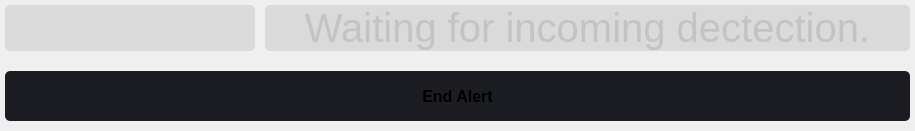
                     <widget class="QWidget" name="page_home">
                      <layout class="QVBoxLayout" name="verticalLayout">
                       <property name="spacing">
                        <number>0</number>
                       </property>
                       <property name="margin">
                        <number>0</number>
                       </property>
                       <item>
                        <widget class="QFrame" name="frame_home_top">
                         <property name="sizePolicy">
                          <sizepolicy hsizetype="Preferred" vsizetype="Preferred">
                           <horstretch>0</horstretch>
                           <verstretch>0</verstretch>
                          </sizepolicy>
                         </property>
                         <property name="frameShadow">
                          <enum>QFrame::Raised</enum>
                         </property>
                         <layout class="QHBoxLayout" name="horizontalLayout">
                          <property name="spacing">
                           <number>10</number>
                          </property>
                          <property name="leftMargin">
                           <number>5</number>
                          </property>
                          <property name="topMargin">
                           <number>5</number>
                          </property>
                          <property name="rightMargin">
                           <number>5</number>
                          </property>
                          <property name="bottomMargin">
                           <number>10</number>
                          </property>
                          <item>
                           <widget class="QLabel" name="label_home_mini_map">
                            <property name="minimumSize">
                             <size>
                              <width>250</width>
                              <height>0</height>
                             </size>
                            </property>
                            <property name="maximumSize">
                             <size>
                              <width>400</width>
                              <height>16777215</height>
                             </size>
                            </property>
                            <property name="styleSheet">
                             <string notr="true">QLabel{
	background-color: rgb(218, 218, 218);
    border-radius: 5px;
}</string>
                            </property>
                            <property name="frameShape">
                             <enum>QFrame::Box</enum>
                            </property>
                            <property name="lineWidth">
                             <number>2</number>
                            </property>
                            <property name="scaledContents">
                             <bool>true</bool>
                            </property>
                            <property name="alignment">
                             <set>Qt::AlignCenter</set>
                            </property>
                            <property name="margin">
                             <number>5</number>
                            </property>
                           </widget>
                          </item>
                          <item>
                           <widget class="QLabel" name="label_home_display">
                            <property name="minimumSize">
                             <size>
                              <width>645</width>
                              <height>0</height>
                             </size>
                            </property>
                            <property name="font">
                             <font>
                              <pointsize>30</pointsize>
                             </font>
                            </property>
                            <property name="styleSheet">
                             <string notr="true">QLabel{
	color: rgb(195, 195, 195);
	background-color: rgb(218, 218, 218);
    border-radius: 5px;
}</string>
                            </property>
                            <property name="frameShape">
                             <enum>QFrame::Box</enum>
                            </property>
                            <property name="lineWidth">
                             <number>2</number>
                            </property>
                            <property name="text">
                             <string>Waiting for incoming dectection.</string>
                            </property>
                            <property name="scaledContents">
                             <bool>true</bool>
                            </property>
                            <property name="alignment">
                             <set>Qt::AlignCenter</set>
                            </property>
                            <property name="margin">
                             <number>5</number>
                            </property>
                            <property name="indent">
                             <number>-1</number>
                            </property>
                           </widget>
                          </item>
                         </layout>
                        </widget>
                       </item>
                       <item>
                        <widget class="QFrame" name="frame_home_bot">
                         <property name="minimumSize">
                          <size>
                           <width>0</width>
                           <height>70</height>
                          </size>
                         </property>
                         <property name="maximumSize">
                          <size>
                           <width>16777215</width>
                           <height>70</height>
                          </size>
                         </property>
                         <property name="frameShadow">
                          <enum>QFrame::Raised</enum>
                         </property>
                         <layout class="QHBoxLayout" name="layout_frame_home_blank">
                          <property name="spacing">
                           <number>20</number>
                          </property>
                          <property name="leftMargin">
                           <number>5</number>
                          </property>
                          <property name="topMargin">
                           <number>0</number>
                          </property>
                          <property name="rightMargin">
                           <number>5</number>
                          </property>
                          <property name="bottomMargin">
                           <number>0</number>
                          </property>
                          <item>
                           <widget class="QPushButton" name="btn_home_end_alert">
                            <property name="maximumSize">
                             <size>
                              <width>16777215</width>
                              <height>50</height>
                             </size>
                            </property>
                            <property name="font">
                             <font>
                              <pointsize>12</pointsize>
                              <weight>75</weight>
                              <bold>true</bold>
                             </font>
                            </property>
                            <property name="styleSheet">
                             <string notr="true">QPushButton {
	background-position: center;
	background-repeat: no-reperat;
	background-color: rgb(27, 29, 35);
	border-radius: 5px;
}
QPushButton:hover {
	background-color: rgb(33, 37, 43);
}
QPushButton:pressed {	
	background-color: rgb(85, 170, 255);
}</string>
                            </property>
                            <property name="text">
                             <string>End Alert</string>
                            </property>
                           </widget>
                          </item>
                         </layout>
                        </widget>
                       </item>
                      </layout>
                     </widget>
